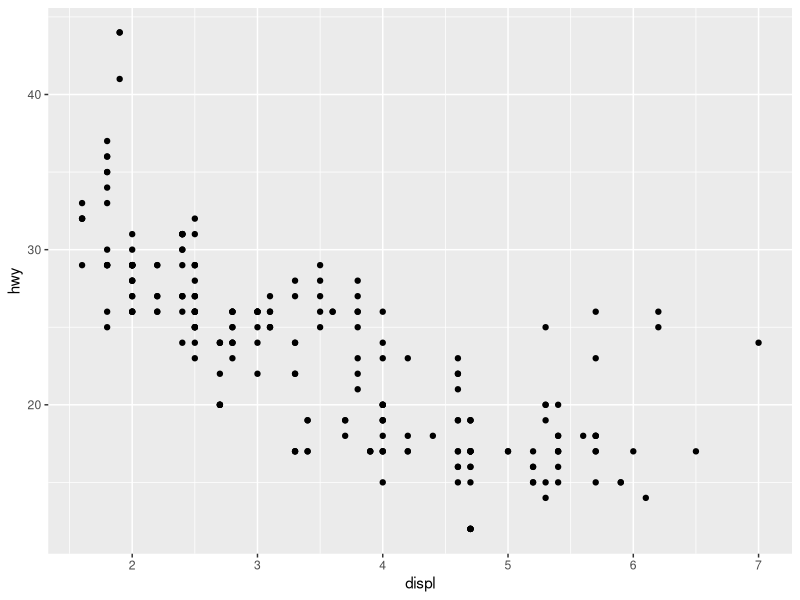
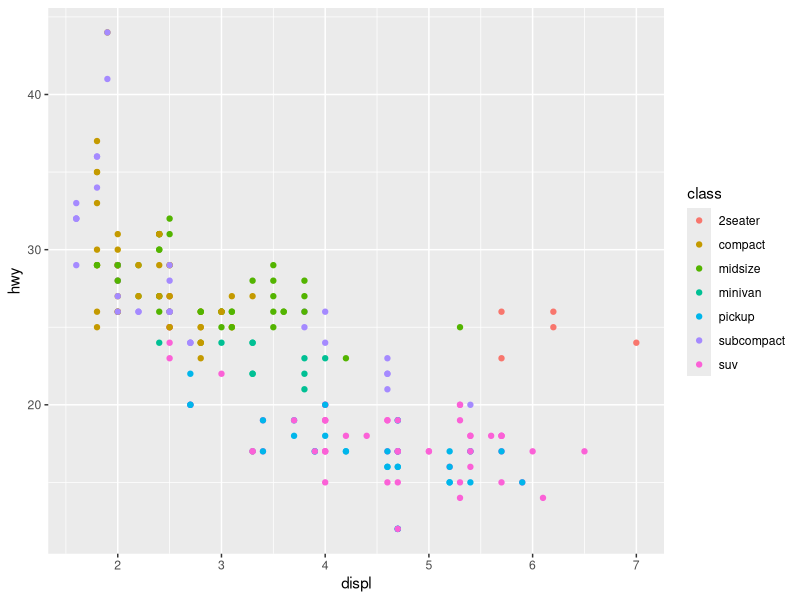
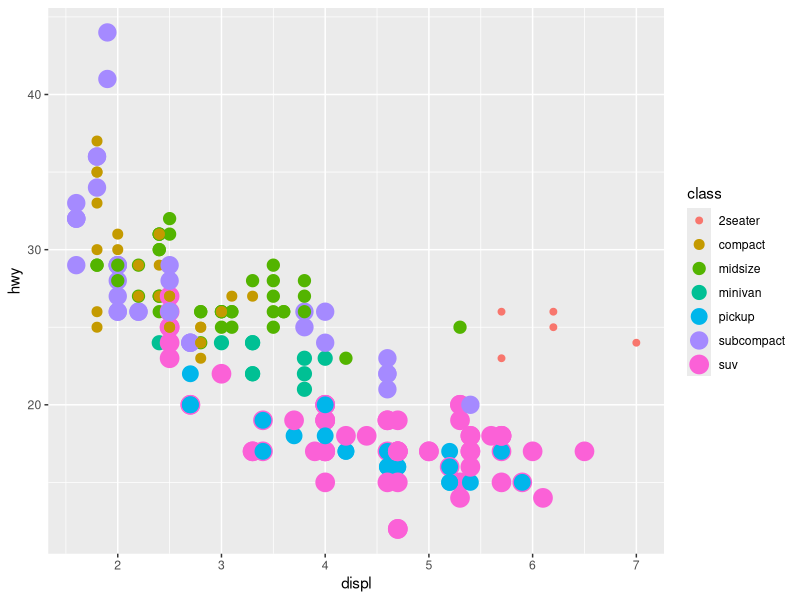
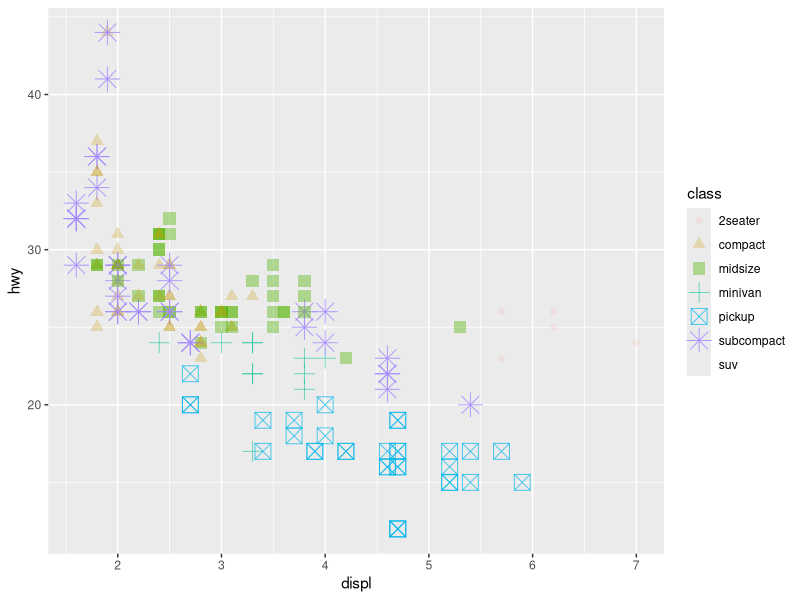
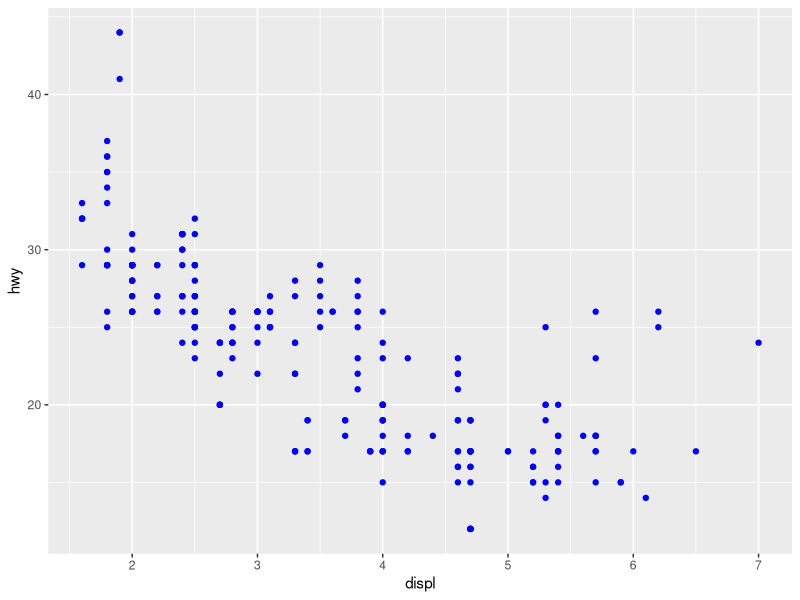
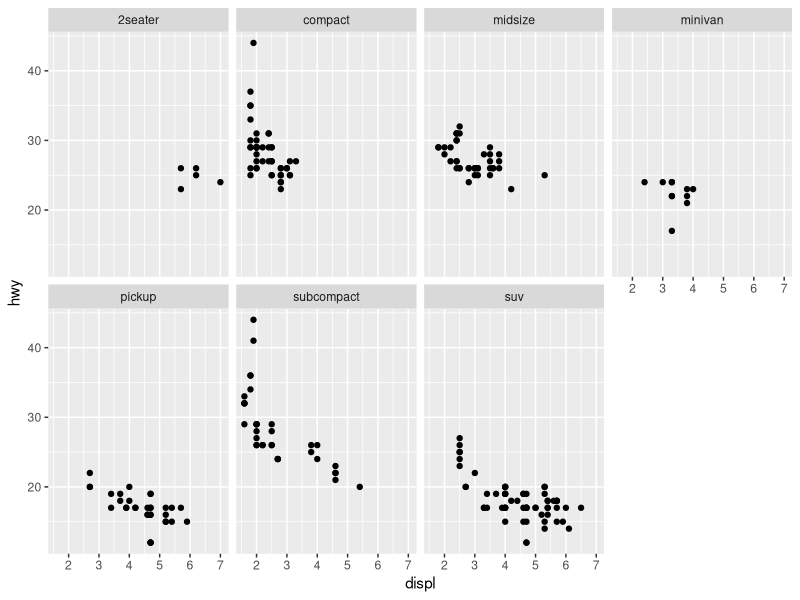
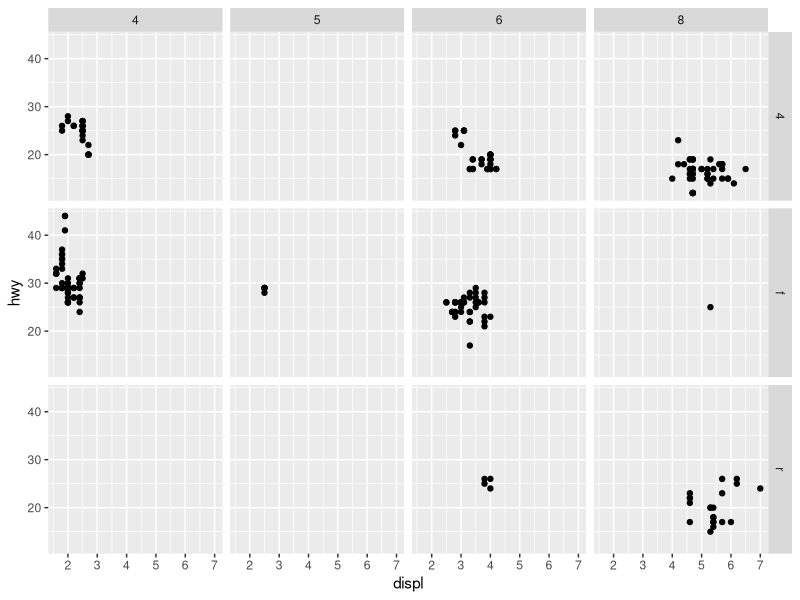
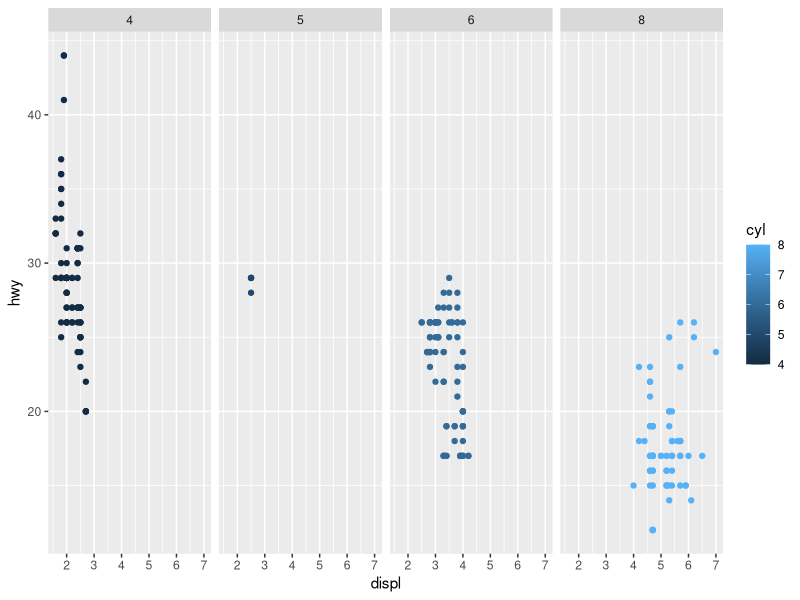

The R source for these figures, in order:
## ---- chunk 1
# load packages first

library(tidyverse)

# load practice dataset

print(mpg)
?mpg
## ---- chunk 2
# Create a plot
# Use this template always:
# ggplot(data = <DATA>) + 
  # <GEOM_FUNCTION>(mapping = aes(<MAPPINGS>))

ggplot(data = mpg) +
  geom_point(mapping = aes(x = displ, y = hwy))

# This shows the basic data but we can add colour by class
## ---- chunk 3
# Showing type of car
ggplot(data = mpg) +
  geom_point(mapping = aes(x = displ, y = hwy, colour = class))
## ---- chunk 4
# Change point size by class now

ggplot(data = mpg) +
  geom_point(mapping = aes(x = displ, y = hwy, color = class, size = class))

# It's cool to combine 
## ---- chunk 5
# Change point by transparency (alpha) too, or type of point (shape) by class

ggplot(data = mpg) +
  geom_point(mapping = aes(x = displ, y = hwy, size = class, color = class, alpha = class, shape = class))

# Right now though R is choosing the colours, can choose it manually (see below)
## ---- chunk 6
# Set some things manually

ggplot(data = mpg) + 
  geom_point(mapping = aes(x = displ, y = hwy), color = "blue")

# In this example, it simply changes the appearance of the plot, it doesn’t show anything about the nature of the variable you’ve plotted.
## ---- chunk 7
# How to make facets and panel plots
# To facet your plot using a single variable, use facet_wrap()
  # the ~ dictates which variable you want to subset your data with

ggplot(data = mpg) +
  geom_point(mapping = aes(x = displ, y = hwy)) +
  facet_wrap(~ class, nrow = 2) 

# must start facet on new line outside of geom_point brackets. This now seperates the data by variable CLASS, and we specified that we wanted two rows visually

# If you want more than one variable then you have to use facet_grid

ggplot(data = mpg) +
  geom_point(mapping = aes(x = displ, y = hwy)) +
  facet_grid(drv ~ cyl)

# This maps your x and y, (displ versus hwy), seperated by both drv and cycl. The ~ seperates them within facet_grid. But! If you don't want to facet in the rows or columns dimension you have to use a .

ggplot(data = mpg) +
  geom_point(mapping = aes(x = displ, y = hwy, color = cyl)) +
  facet_grid(. ~ cyl)

# The difference is now the columns share y axis

## ---- chunk 8
# So far we have only used geom_point, but we can make other types of charts too!

ggplot(data = mpg) + # notice same format, just switched geom_point for geom_smooth
  geom_smooth(mapping = aes(x = displ, y = hwy))

# Before we had a scatterplot, but now we have a smooth line fit through the points

# If it looks bad we can also change the line type (like we did with colors, occupies same sort of editing process)

ggplot(data = mpg) +
  geom_smooth(mapping = aes(x = displ, y = hwy, linetype = drv))

# This looks bad but it seperates the data by drv. You can see what's going on if you layer the geoms (geoms are layers, can add a geom smooth to a geom point...)

ggplot(data = mpg) +
  geom_smooth(mapping = aes(x = displ, y = hwy, linetype = drv)) +
  geom_point(mapping = aes(x = displ, y = hwy, color = drv))

# This just shows what the lines were doing in relation to the point (second graph)
## ---- chunk 9
# if you want to group objects by a categorical variable (like species or sex or site)
# Must use group()... Set the group aesthetic to a categorical variable to draw multiple objects.

ggplot(data = mpg) +
  geom_smooth(
    mapping = aes(x = displ, y = hwy, color = drv),
    show.legend = TRUE) +
  geom_point(mapping = aes(x = displ, y = hwy))

# NOTICE how you had to write things out twice, for both geom layers... This is inefficient. Try:

ggplot(data = mpg, mapping = aes(x = displ, y = hwy)) + 
  geom_point() + 
  geom_smooth()

# This puts global arguements that you want for the whole plot before the layers which will then follow them

# You can still specifc within geom layers tho if you want to show niche differences. Ex:

ggplot(data = mpg, mapping = aes(x = displ, y = hwy)) + 
  geom_point(mapping = aes(color = class)) + 
  geom_smooth()

# This third plot specifies the data, chooses the global x and y variables, but then adds style seperately to geom_point to show color by CLASS (where points were black before)



## ---- chunk 10
# Now if you want to plot only a subset of a data set... you need a filter.

ggplot(data = mpg, mapping = aes(x = displ, y = hwy)) + # Notice same global structure
  geom_point(mapping = aes(color = class)) + # Specifies what you want points to look like
  geom_smooth(data = filter(mpg, class == "subcompact"), se = FALSE) 

# The final line specifies that you only want to plot subcompact data. Subcompact is a value within CLASS (column), so out of all the cars of that class we only plotted subcompact ones
## ---- chunk 11
# To draw a line chart, you can use geom_smooth and play with "linetype". To make a boxplot you can use geom_boxplot. Histograms use geom_h

ggplot(data = mpg, mapping  = aes(x = manufacturer, y = hwy, color = manufacturer)) +
  geom_boxplot()

ggplot(data = mpg, mapping  = aes(x = hwy)) +
       geom_histogram() # you map a single continuous numeric variable to the x-axis

# To make an area chart: geom_area()

ggplot(data = mpg, mapping = aes(x = cty, y = hwy, color = manufacturer)) +
  geom_area()


## ---- chunk 12
# Transformations and Stats

# Using the diamonds dataset now 

ggplot(data = diamonds) +
  geom_bar(mapping = aes(x = cut)) # Shows a count of cut quality 

# Can make the same graph manually (R fills in the "count") using stat_count()

ggplot(data = diamonds) +
  stat_count(mapping = aes( x = cut))

# Can override the "default" RStudio provides though

demo <- tribble(
  ~cut,         ~freq,
  "Fair",       1610,
  "Good",       4906,
  "Very Good",  12082,
  "Premium",    13791,
  "Ideal",      21551
)
demo

ggplot(data = demo) +
  geom_bar(mapping = aes(x = cut, y = freq), stat = "identity")


# You can also override a default mapping from transformed variables to aesthetics. For instance, you could display a bar chart of the proportion of your total diamond dataset rather than a count.

ggplot(data = diamonds) + 
  geom_bar(mapping = aes(x = cut, y = stat(prop), group = 1)) # Notice it is now a proportion not a count (the former is the default)

# Show more about the dataset with stat_summary() to plot statistical details

ggplot(data = diamonds) + 
  stat_summary(
    mapping = aes(x = cut, y = depth),
    fun.min = min,
    fun.max = max,
    fun = median
  )
## ---- chunk 13
# Aesthetic adjustments to convey information

ggplot(data = diamonds) +
  geom_bar(mapping = aes(x = cut, color = cut)) # This give the bar outlines color

ggplot(data = diamonds) +
  geom_bar(mapping = aes(x = cut, fill = cut)) # This fills bar color

ggplot(data = diamonds) + 
  geom_bar(mapping = aes(x = cut, fill = clarity)) 

# Position arguements to customize identity, fill, and dodge

#To alter transparency (alpha)
ggplot(data = diamonds, mapping = aes(x = cut, fill = clarity)) + 
  geom_bar(alpha = 1/5, position = "identity")

#To color the bar outlines with no fill color
ggplot(data = diamonds, mapping = aes(x = cut, colour = clarity)) + 
  geom_bar(fill = NA, position = "identity") # removes fill (NA)

ggplot(data = diamonds) + 
  geom_bar(mapping = aes(x = cut, fill = clarity), position = "fill")

# Position = fill works like stacking, makes stacked bars same height

ggplot(data = diamonds) + 
  geom_bar(mapping = aes(x = cut, fill = clarity), position = "dodge")

# Dodge places overlapping objects BESIDE each other. Now you can clearly see counts of each cut divided by clarity type

ggplot(data = mpg) + 
  geom_point(mapping = aes(x = displ, y = hwy), position = "jitter")
# Jitter makes it so you can see overlapping points (best for scatter plots)
## ---- chunk 14
# Layered grammar of graphics
# This is the new template for more complex, customized graphs

# ggplot(data = <DATA>) + 
  # <GEOM_FUNCTION>(
  #    mapping = aes(<MAPPINGS>),
  #    stat = <STAT>, 
  #    position = <POSITION>
  # ) +
  # <FACET_FUNCTION>

getwd()
